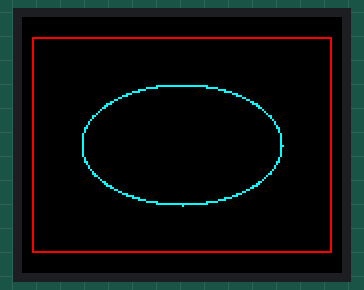
Recording of a sketch running on a simulated Arduino Uno, built with avr-gcc and run on an emulated ATmega328P. Shown: 160×128 colour display.

Above: at 0.2 s.
At 3.28 s:
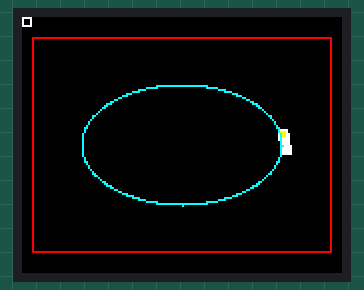
At 6.6 s:
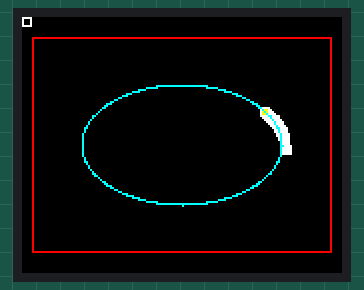
At 19.87 s:
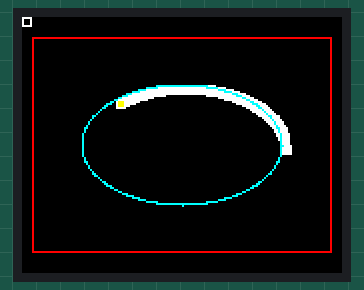
At 29.58 s:
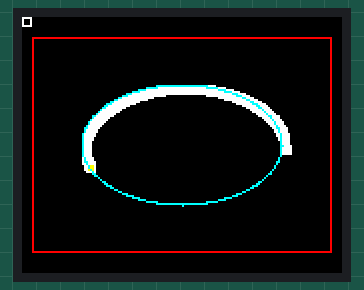
At 39.94 s:
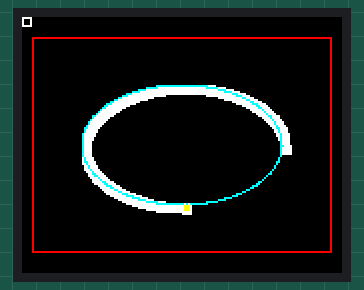

The sketch:

ballAroundEllipse_a.ino
```cpp
/*
	moving square around a ellipse
*/

#include <TFT.h>  // Arduino LCD library
#include <SPI.h>

// pin definition for the Uno
#define cs   10
#define dc   9
#define rst  8

// pin definition for the Leonardo
// #define cs   7
// #define dc   0
// #define rst  1

TFT TFTscreen = TFT(cs, dc, rst);

// Some ready-made 16-bit ('565') color settings:
#define COLOR_BLACK 0x0000
#define COLOR_WHITE 0xFFFF
#define COLOR_RED 0xF800
#define COLOR_GREEN 0x07E0
#define COLOR_BLUE 0x001F
#define COLOR_CYAN 0x07FF
#define COLOR_MAGENTA 0xF81F
#define COLOR_YELLOW 0xFFE0
#define COLOR_ORANGE 0xFC00

// ball parameters
int ballX=50, ballY=0, oldBallX=0, oldBallY=0;
int ballW=5,ballH=5;
float fballY=0,fballX=50;
//coordenadas del centro
float cx=80,cy=64;

// court parameters
int courtX=5,courtY=10,courtW=150,courtH=108;
int courtTopLine=0,courtBottomLine=0,courtLeftLine=0,courtRightLine=0;

// ball move state
enum state_t {	s0,s1};
state_t state=s0;

void setup() {
	// initialize the display
	TFTscreen.begin();
	// black background
	TFTscreen.background(0, 0, 0);

	// draw court
	TFTscreen.drawRect(courtX, courtY, courtW,courtH,0xF800);

	// court limits
	courtTopLine=courtY;
	courtBottomLine=courtY+courtH;
	courtLeftLine=courtY;
	courtRightLine=courtX+courtW;

	drawEllipse(80,64,50,30,COLOR_CYAN);

	delay(1000);
}

void loop() {
	TFTscreen.drawRect(5, 10, 150, 108,0xF800);
	moveBall();
	drawEllipse(80,64,50,30,COLOR_CYAN);
	delay(20);
}

//**************************   move ball   **********************
void moveBall(){
	static float theta=0; //radianes
	static int alpha=0;   //degrees

	fballX=50*cos(theta)+cx;
	fballY=cy-30*sin(theta);  //reverse Y coordinates

	ballX=fballX;
	ballY=fballY;

	if(alpha<360) alpha+=1;
	else alpha=0;

	theta=PI*alpha/180;

	// erase the ball's previous position
	TFTscreen.fill(0, 0, 0);

	if (oldBallX != ballX || oldBallY != ballY) {
		TFTscreen.rect(oldBallX, oldBallY, ballW, ballH);
	}

	// draw the ball's current position
	TFTscreen.fill(255,255, 0);
	TFTscreen.rect(ballX, ballY, ballW, ballH);

	oldBallX = ballX;
	oldBallY = ballY;
}

//************************** draw ellipse ********************
void drawEllipse(int x,int y,int u,int v,word thecolor){
	float theta=0; //radianes
	int alpha=0;   //degrees
	for(alpha=0;alpha<=360;alpha++){
		fballX=u*cos(theta)+x;
		fballY=y-v*sin(theta);  //reverse Y coordinates

		ballX=fballX;
		ballY=fballY;

		if(alpha<360) alpha+=1;
		else alpha=0;

		theta=PI*alpha/180;

		TFTscreen.drawPixel(ballX,ballY,thecolor);
	}
}

//************************************************************
```
